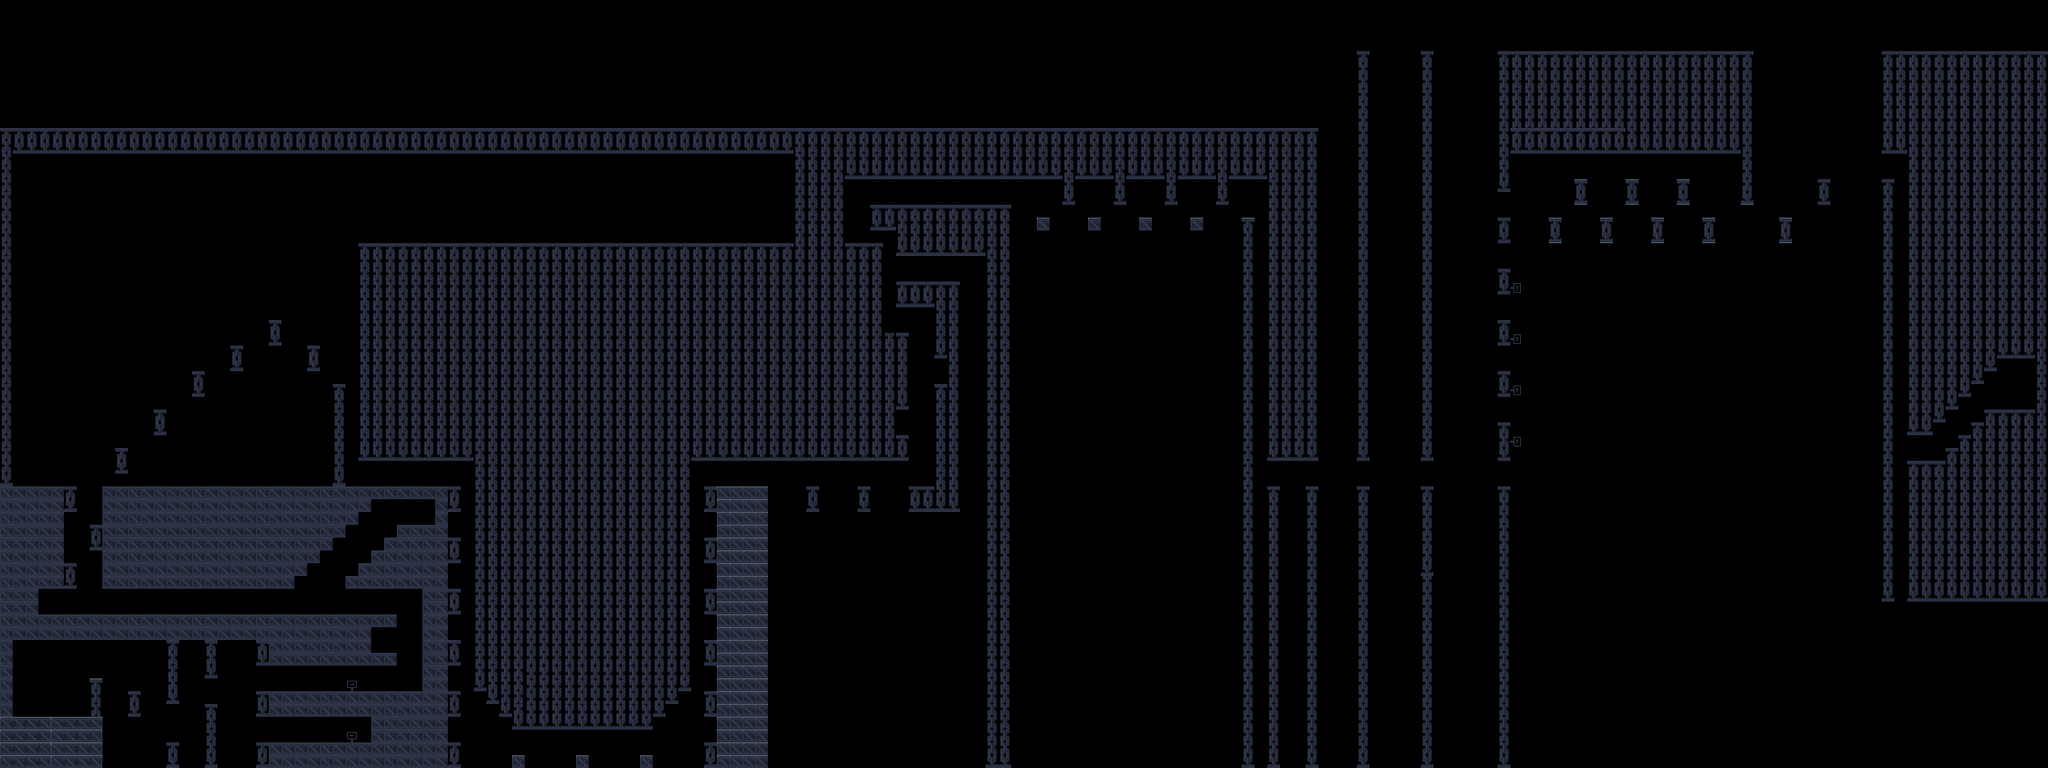

This is a level from a 2D game, rendered from its Tiled map with the project's own tilesets. A one-line summary and the map file follow, with tile-layer data summarised:
An orthogonal 160x60 tile map with 16x16 px tiles, 1 tile layer (TileLayer), 2 tilesets and 364 objects.

<map version="1.2" tiledversion="1.2.4" orientation="orthogonal" renderorder="right-up" width="160" height="60" tilewidth="16" tileheight="16" infinite="0" nextlayerid="22" nextobjectid="1019">
 <tileset firstgid="1" source="industrial.v2.tsx" />
 <tileset firstgid="1025" source="Forest.tsx" />
 <objectgroup id="16" name="collisionLayer">
  <object id="643" x="16" y="896">
   <polyline points="0,0 96,0" />
  </object>
  <object id="644" x="112" y="848">
   <polyline points="0,0 16,0" />
  </object>
  <object id="645" x="160" y="864">
   <polyline points="0,0 16,0" />
  </object>
  <object id="646" x="208" y="928">
   <polyline points="0,0 16,0" />
  </object>
  <object id="647" x="256" y="880">
   <polyline points="0,0 16,0" />
  </object>
  <object id="648" x="320" y="928">
   <polyline points="0,0 144,0" />
  </object>
  <object id="649" x="320" y="864">
   <polyline points="0,0 208,0" />
  </object>
  <object id="650" x="464" y="816">
   <polyline points="0,0 32,0" />
  </object>
  <object id="651" x="496" y="768">
   <polyline points="0,0 -448,0" />
  </object>
  <object id="652" x="432" y="720">
   <polyline points="0,0 16,0" />
  </object>
  <object id="653" x="448" y="704">
   <polyline points="0,0 16,0" />
  </object>
  <object id="654" x="464" y="688">
   <polyline points="0,0 16,0" />
  </object>
  <object id="655" x="480" y="672">
   <polyline points="0,0 16,0" />
  </object>
  <object id="656" x="496" y="656">
   <polyline points="0,0 48,0" />
  </object>
  <object id="657" x="80" y="704">
   <polyline points="0,0 16,0" />
  </object>
  <object id="658" x="112" y="656">
   <polyline points="0,0 16,0" />
  </object>
  <object id="659" x="0" y="608">
   <polyline points="0,0 96,0" />
  </object>
  <object id="660" x="128" y="608">
   <polyline points="0,0 288,0" />
  </object>
  <object id="661" x="144" y="560">
   <polyline points="0,0 16,0" />
  </object>
  <object id="662" x="192" y="512">
   <polyline points="0,0 16,0" />
  </object>
  <object id="663" x="240" y="464">
   <polyline points="0,0 16,0" />
  </object>
  <object id="664" x="288" y="432">
   <polyline points="0,0 16,0" />
  </object>
  <object id="665" x="336" y="400">
   <polyline points="0,0 16,0" />
  </object>
  <object id="666" x="416" y="480">
   <polyline points="0,0 16,0" />
  </object>
  <object id="667" x="432" y="608">
   <polyline points="0,0 144,0" />
  </object>
  <object id="668" x="560" y="672">
   <polyline points="0,0 16,0" />
  </object>
  <object id="669" x="560" y="736">
   <polyline points="0,0 16,0" />
  </object>
  <object id="670" x="560" y="800">
   <polyline points="0,0 16,0" />
  </object>
  <object id="671" x="560" y="864">
   <polyline points="0,0 16,0" />
  </object>
  <object id="672" x="560" y="928">
   <polyline points="0,0 16,0" />
  </object>
  <object id="673" x="640" y="944">
   <polyline points="0,0 16,0" />
  </object>
  <object id="674" x="720" y="944">
   <polyline points="0,0 16,0" />
  </object>
  <object id="675" x="800" y="944">
   <polyline points="0,0 16,0" />
  </object>
  <object id="676" x="880" y="928">
   <polyline points="0,0 16,0" />
  </object>
  <object id="677" x="880" y="864">
   <polyline points="0,0 16,0" />
  </object>
  <object id="678" x="880" y="800">
   <polyline points="0,0 16,0" />
  </object>
  <object id="679" x="880" y="736">
   <polyline points="0,0 16,0" />
  </object>
  <object id="680" x="880" y="672">
   <polyline points="0,0 16,0" />
  </object>
  <object id="681" x="880" y="608">
   <polyline points="0,0 80,0" />
  </object>
  <object id="818" x="384" y="432">
   <polyline points="0,0 16,0" />
  </object>
  <object id="873" x="1008" y="608">
   <polyline points="0,0 16,0" />
  </object>
  <object id="874" x="1072" y="608">
   <polyline points="0,0 16,0" />
  </object>
  <object id="875" x="1136" y="608">
   <polyline points="0,0 32,0" />
  </object>
  <object id="876" x="1120" y="544">
   <polyline points="0,0 16,0" />
  </object>
  <object id="877" x="1168" y="480">
   <polyline points="0,0 16,0" />
  </object>
  <object id="878" x="1104" y="416">
   <polyline points="0,0 32,0" />
  </object>
  <object id="879" x="1120" y="352">
   <polyline points="0,0 80,0" />
  </object>
  <object id="880" x="1056" y="304">
   <polyline points="0,0 48,0" />
  </object>
  <object id="881" x="1088" y="256">
   <polyline points="0,0 176,0" />
  </object>
  <object id="882" x="1296" y="272">
   <polyline points="0,0 16,0" />
  </object>
  <object id="883" x="1360" y="272">
   <polyline points="0,0 16,0" />
  </object>
  <object id="884" x="1424" y="272">
   <polyline points="0,0 16,0" />
  </object>
  <object id="885" x="1488" y="272">
   <polyline points="0,0 16,0" />
  </object>
  <object id="886" x="1552" y="272">
   <polyline points="0,0 16,0" />
  </object>
  <object id="887" x="1584" y="608">
   <polyline points="0,0 16,0" />
  </object>
  <object id="888" x="1632" y="608">
   <polyline points="0,0 16,0" />
  </object>
  <object id="991" x="1696" y="608">
   <polyline points="0,0 16,0" />
  </object>
  <object id="992" x="1776" y="608">
   <polyline points="0,0 16,0" />
  </object>
  <object id="993" x="1872" y="608">
   <polyline points="0,0 16,0" />
  </object>
  <object id="994" x="1872" y="528">
   <polyline points="0,0 16,0" />
  </object>
  <object id="995" x="1872" y="464">
   <polyline points="0,0 16,0" />
  </object>
  <object id="996" x="1872" y="400">
   <polyline points="0,0 16,0" />
  </object>
  <object id="997" x="1872" y="336">
   <polyline points="0,0 16,0" />
  </object>
  <object id="998" x="1872" y="272">
   <polyline points="0,0 16,0" />
  </object>
  <object id="999" x="1936" y="272">
   <polyline points="0,0 16,0" />
  </object>
  <object id="1000" x="1968" y="224">
   <polyline points="0,0 16,0" />
  </object>
  <object id="1001" x="2000" y="272">
   <polyline points="0,0 16,0" />
  </object>
  <object id="1002" x="2032" y="224">
   <polyline points="0,0 16,0" />
  </object>
  <object id="1003" x="2064" y="272">
   <polyline points="0,0 16,0" />
  </object>
  <object id="1004" x="2096" y="224">
   <polyline points="0,0 16,0" />
  </object>
  <object id="1005" x="2128" y="272">
   <polyline points="0,0 16,0" />
  </object>
  <object id="1006" x="2224" y="272">
   <polyline points="0,0 16,0" />
  </object>
  <object id="1007" x="2272" y="224">
   <polyline points="0,0 16,0" />
  </object>
  <object id="1008" x="2352" y="224">
   <polyline points="0,0 16,0" />
  </object>
  <object id="1009" x="2384" y="576">
   <polyline points="0,0 48,0" />
  </object>
  <object id="1010" x="2432" y="560">
   <polyline points="0,0 16,0" />
  </object>
  <object id="1011" x="2448" y="544">
   <polyline points="0,0 16,0" />
  </object>
  <object id="1012" x="2464" y="528">
   <polyline points="0,0 16,0" />
  </object>
  <object id="1013" x="2480" y="512">
   <polyline points="0,0 64,0" />
  </object>
 </objectgroup>
 <objectgroup id="17" name="noFricLayer">
  <object id="682" x="16" y="896">
   <polyline points="0,0 0,-96" />
  </object>
  <object id="683" x="112" y="896">
   <polyline points="0,0 0,-48" />
  </object>
  <object id="685" x="128" y="960">
   <polyline points="0,0 0,-112" />
  </object>
  <object id="686" x="160" y="896">
   <polyline points="0,0 0,-32" />
  </object>
  <object id="687" x="176" y="896">
   <polyline points="0,0 0,-32" />
  </object>
  <object id="688" x="208" y="960">
   <polyline points="0,0 0,-32" />
  </object>
  <object id="689" x="224" y="960">
   <polyline points="0,0 0,-32" />
  </object>
  <object id="690" x="208" y="880">
   <polyline points="0,0 0,-80" />
  </object>
  <object id="691" x="224" y="880">
   <polyline points="0,0 0,-80" />
  </object>
  <object id="692" x="256" y="960">
   <polyline points="0,0 0,-80" />
  </object>
  </objectgroup>
 <layer id="21" name="TileLayer" width="160" height="60">
  <data>[9600 cells, 3170 non-empty, 9 distinct tile ids]</data>
 </layer>
</map>
<!-- 275 of 364 objects omitted -->
